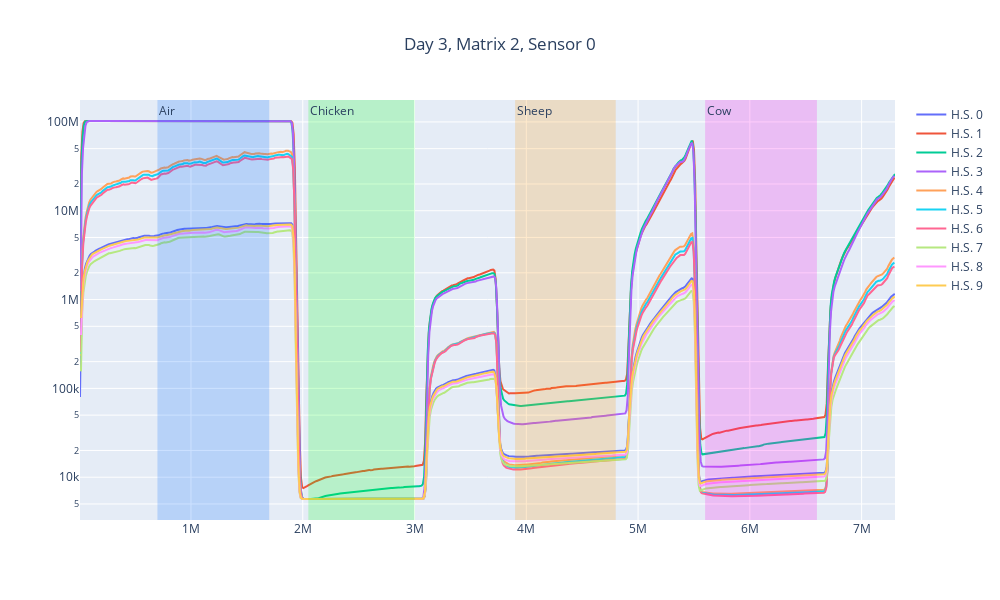

Notebook code for this chart:
### Code cell
plot_data_arr(sensor_data, 3, 2, 0, sensor_labels)

### Figure 1 — Plotly figure (JSON) as saved in the notebook; plotly's stock layout.template omitted (floating-point values rounded to 4 significant figures; data arrays with more than 128 entries replaced by an {"elided": "..."} marker saying what was removed)
{"data": [{"mode": "lines", "name": "H.S. 0", "type": "scatter", "x": {"elided": "671 int values"}, "y": {"elided": "671 float values"}}, {"mode": "lines", "name": "H.S. 1", "type": "scatter", "x": {"elided": "671 int values"}, "y": {"elided": "671 float values"}}, {"mode": "lines", "name": "H.S. 2", "type": "scatter", "x": {"elided": "671 int values"}, "y": {"elided": "671 float values"}}, {"mode": "lines", "name": "H.S. 3", "type": "scatter", "x": {"elided": "670 int values"}, "y": {"elided": "670 float values"}}, {"mode": "lines", "name": "H.S. 4", "type": "scatter", "x": {"elided": "670 int values"}, "y": {"elided": "670 float values"}}, {"mode": "lines", "name": "H.S. 5", "type": "scatter", "x": {"elided": "670 int values"}, "y": {"elided": "670 float values"}}, {"mode": "lines", "name": "H.S. 6", "type": "scatter", "x": {"elided": "670 int values"}, "y": {"elided": "670 float values"}}, {"mode": "lines", "name": "H.S. 7", "type": "scatter", "x": {"elided": "670 int values"}, "y": {"elided": "670 float values"}}, {"mode": "lines", "name": "H.S. 8", "type": "scatter", "x": {"elided": "670 int values"}, "y": {"elided": "670 float values"}}, {"mode": "lines", "name": "H.S. 9", "type": "scatter", "x": {"elided": "670 int values"}, "y": {"elided": "670 float values"}}], "layout": {"annotations": [{"showarrow": false, "text": "Air", "x": 700000, "xanchor": "left", "xref": "x", "y": 1, "yanchor": "top", "yref": "y domain"}, {"showarrow": false, "text": "Chicken", "x": 2050000, "xanchor": "left", "xref": "x", "y": 1, "yanchor": "top", "yref": "y domain"}, {"showarrow": false, "text": "Sheep", "x": 3900000, "xanchor": "left", "xref": "x", "y": 1, "yanchor": "top", "yref": "y domain"}, {"showarrow": false, "text": "Cow", "x": 5600000, "xanchor": "left", "xref": "x", "y": 1, "yanchor": "top", "yref": "y domain"}], "height": 600, "shapes": [{"fillcolor": "#006BFF", "line": {"width": 0}, "opacity": 0.2, "type": "rect", "x0": 700000, "x1": 1700000, "xref": "x", "y0": 0, "y1": 1, "yref": "y domain"}, {"fillcolor": "#00FF14", "line": {"width": 0}, "opacity": 0.2, "type": "rect", "x0": 2050000, "x1": 3000000, "xref": "x", "y0": 0, "y1": 1, "yref": "y domain"}, {"fillcolor": "#FF9400", "line": {"width": 0}, "opacity": 0.2, "type": "rect", "x0": 3900000, "x1": 4800000, "xref": "x", "y0": 0, "y1": 1, "yref": "y domain"}, {"fillcolor": "#FF00EB", "line": {"width": 0}, "opacity": 0.2, "type": "rect", "x0": 5600000, "x1": 6600000, "xref": "x", "y0": 0, "y1": 1, "yref": "y domain"}], "title": {"text": "Day 3, Matrix 2, Sensor 0", "x": 0.5}, "width": 1000, "yaxis": {"type": "log"}}}
